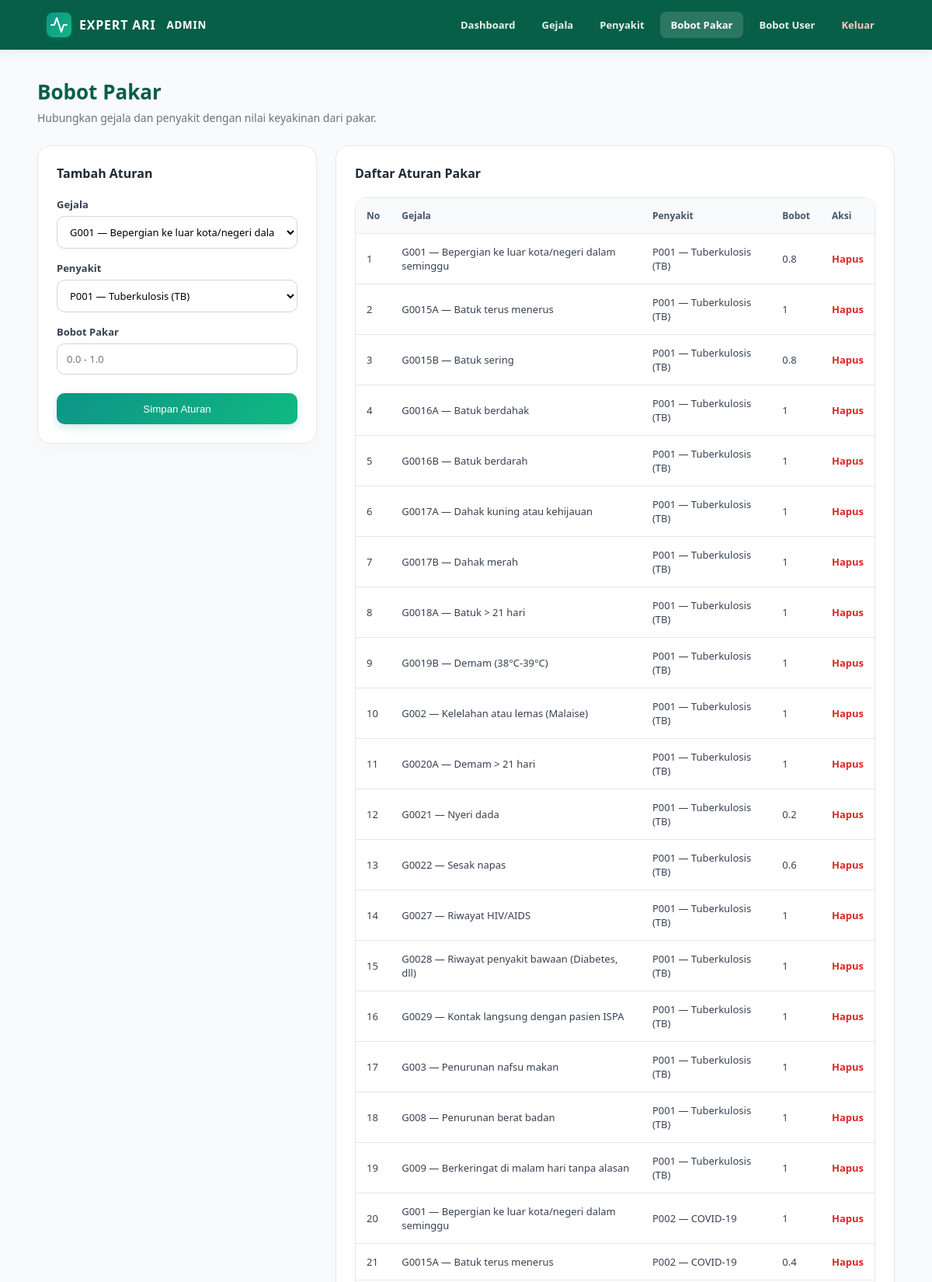
Screenshot of /admin/bobot_pakar.php (signed in, upper part) with the database file from the repository.
### tables this page shows
CREATE TABLE `bobot_pakar` (
  `id_bobot` int(11) NOT NULL,
  `id_gejala` int(11) DEFAULT NULL,
  `id_penyakit` int(11) DEFAULT NULL,
  `bobot` float DEFAULT NULL
);

CREATE TABLE `gejala` (
  `id_gejala` int(11) NOT NULL,
  `kode_gejala` varchar(10) DEFAULT NULL,
  `nama_gejala` varchar(255) DEFAULT NULL
);

CREATE TABLE `penyakit` (
  `id_penyakit` int(11) NOT NULL,
  `kode_penyakit` varchar(10) DEFAULT NULL,
  `nama_penyakit` varchar(255) DEFAULT NULL
);

### admin/bobot_pakar.php (the view, shortened to what this page needs)
<?php
session_start(); require_once '../koneksi.php'; if (!isset($_SESSION['admin'])) { header('Location: login.php'); exit(); }
require_once 'layout.php'; admin_header('Bobot Pakar'); $gejala=mysqli_query($koneksi,'SELECT * FROM gejala ORDER BY kode_gejala'); $penyakit=mysqli_query($koneksi,'SELECT * FROM penyakit ORDER BY kode_penyakit'); $query=mysqli_query($koneksi,'SELECT bp.*,g.kode_gejala,g.nama_gejala,p.kode_penyakit,p.nama_penyakit FROM bobot_pakar bp JOIN gejala g ON bp.id_gejala=g.id_gejala JOIN penyakit p ON bp.id_penyakit=p.id_penyakit ORDER BY p.kode_penyakit,g.kode_gejala');
?>
<main class="container">
    <div class="page-heading">
        <div>
            <h1>Bobot Pakar</h1>
            <p class="subtitle">Hubungkan gejala dan penyakit dengan nilai keyakinan dari pakar.</p>
        </div>
    </div>
    <div class="grid">
        <section class="card">
            <h2>Tambah Aturan</h2>
            <form method="post">
                <label for="id_gejala">Gejala</label>
                <select id="id_gejala" name="id_gejala"><?php while($g=mysqli_fetch_assoc($gejala)): ?>
                    <option value="<?= $g['id_gejala'] ?>"><?= htmlspecialchars($g['kode_gejala'].' — '.$g['nama_gejala']) ?></option><?php endwhile; ?>
                </select>
                <label for="id_penyakit">Penyakit</label>
                <select id="id_penyakit" name="id_penyakit"><?php while($p=mysqli_fetch_assoc($penyakit)): ?>
                    <option value="<?= $p['id_penyakit'] ?>"><?= htmlspecialchars($p['kode_penyakit'].' — '.$p['nama_penyakit']) ?></option><?php endwhile; ?>
                </select>
                <label for="bobot">Bobot Pakar</label>
                <input id="bobot" type="number" name="bobot" min="0" max="1" step="0.1" placeholder="0.0 - 1.0" required>
                <button class="btn full" name="simpan">Simpan Aturan</button>
            </form>
        </section>
        <section class="card">
            <h2>Daftar Aturan Pakar</h2>
            <div class="table-wrap">
                <table>
                    <thead><tr>
                        <th>No</th>
                        <th>Gejala</th>
                        <th>Penyakit</th>
                        <th>Bobot</th>
                        <th>Aksi</th>
                    </tr>
                </thead>
                <tbody><?php $no=1; while($data=mysqli_fetch_assoc($query)): ?>
                    <tr><td><?= $no++ ?></td>
                    <td><?= htmlspecialchars($data['kode_gejala'].' — '.$data['nama_gejala']) ?></td>
                    <td><?= htmlspecialchars($data['kode_penyakit'].' — '.$data['nama_penyakit']) ?></td>
                    <td><?= htmlspecialchars($data['bobot']) ?></td>
                    <td><a class="action-delete" href="bobot_pakar.php?hapus=<?= $data['id_bobot'] ?>" onclick="return confirm('Hapus aturan ini?')">Hapus</a>
                </td>
            </tr><?php endwhile; ?>
        </tbody>
    </table>
</div>
</section>
</div>
</main>

### admin/style.css (style rules this page uses)
:root { --emerald-dark: #065f46; --teal-primary: #0d9488; --mint-light: #f0fdf4; --soft-bg: #f8fafc; --text-main: #1f2937; --text-muted: #6b7280; --danger: #dc2626; }
* { box-sizing: border-box; }
body { margin: 0; background: var(--soft-bg); color: var(--text-main); font-family: "Segoe UI", Tahoma, Geneva, Verdana, sans-serif; }
.container { width: min(1120px, 92%); margin: 36px auto; }
.page-heading { display: flex; justify-content: space-between; align-items: flex-end; gap: 20px; margin-bottom: 26px; }
h1 { margin: 0; font-size: 26px; color: var(--emerald-dark); font-weight: 800; }
.subtitle { margin: 6px 0 0; color: var(--text-muted); font-size: 14px; }
.grid { display: grid; grid-template-columns: minmax(280px, 360px) 1fr; gap: 24px; align-items: start; }
.card { padding: 24px; border: 1px solid #e5e7eb; border-radius: 16px; background: #fff; box-shadow: 0 10px 25px rgba(6, 95, 70, 0.02); }
.card h2 { margin: 0 0 20px; font-size: 16px; color: var(--text-main); font-weight: 700; }
label { display: block; margin: 16px 0 6px; color: #374151; font-size: 13px; font-weight: 700; }
input, select { width: 100%; padding: 10px 12px; border: 1px solid #d1d5db; border-radius: 10px; background: #fff; font: inherit; font-size: 13px; transition: all 0.2s ease; }
.btn { display: inline-flex; justify-content: center; align-items: center; min-height: 40px; padding: 9px 18px; border: 0; border-radius: 10px; background: linear-gradient(135deg, var(--teal-primary), #10b981); color: #fff; text-decoration: none; font: 600 13px inherit; cursor: pointer; box-shadow: 0 4px 12px rgba(13, 148, 136, 0.2); transition: all 0.2s ease; }
.btn.full { width: 100%; margin-top: 24px; }
.table-wrap { overflow: auto; border: 1px solid #e5e7eb; border-radius: 14px; box-shadow: 0 4px 12px rgba(0, 0, 0, 0.01); }
table { width: 100%; border-collapse: collapse; min-width: 520px; font-size: 13px; background: #fff; }
th { padding: 14px; background: #f8fafc; color: #475569; text-align: left; font-size: 12px; font-weight: 700; border-bottom: 1px solid #e5e7eb; }
td { padding: 14px; border-top: 1px solid #e5e7eb; vertical-align: middle; color: #374151; }
.action-delete { color: var(--danger); font-weight: 700; text-decoration: none; }

### rows the page displays
bobot_pakar: id_gejala.nama_gejala "G001 — Bepergian ke luar kota/negeri dalam seminggu", id_penyakit.nama_penyakit "P001 — Tuberkulosis (TB)", bobot "0.8"
bobot_pakar: id_gejala.nama_gejala "G0015A — Batuk terus menerus", id_penyakit.nama_penyakit "P001 — Tuberkulosis (TB)", bobot "1"
bobot_pakar: id_gejala.nama_gejala "G0015B — Batuk sering", id_penyakit.nama_penyakit "P001 — Tuberkulosis (TB)", bobot "0.8"
bobot_pakar: id_gejala.nama_gejala "G0016A — Batuk berdahak", id_penyakit.nama_penyakit "P001 — Tuberkulosis (TB)", bobot "1"
bobot_pakar: id_gejala.nama_gejala "G0016B — Batuk berdarah", id_penyakit.nama_penyakit "P001 — Tuberkulosis (TB)", bobot "1"
bobot_pakar: id_gejala.nama_gejala "G0017A — Dahak kuning atau kehijauan", id_penyakit.nama_penyakit "P001 — Tuberkulosis (TB)", bobot "1"
bobot_pakar: id_gejala.nama_gejala "G0017B — Dahak merah", id_penyakit.nama_penyakit "P001 — Tuberkulosis (TB)", bobot "1"
bobot_pakar: id_gejala.nama_gejala "G0018A — Batuk > 21 hari", id_penyakit.nama_penyakit "P001 — Tuberkulosis (TB)", bobot "1"
bobot_pakar: id_gejala.nama_gejala "G0019B — Demam (38°C-39°C)", id_penyakit.nama_penyakit "P001 — Tuberkulosis (TB)", bobot "1"
bobot_pakar: id_gejala.nama_gejala "G002 — Kelelahan atau lemas (Malaise)", id_penyakit.nama_penyakit "P001 — Tuberkulosis (TB)", bobot "1"
bobot_pakar: id_gejala.nama_gejala "G0020A — Demam > 21 hari", id_penyakit.nama_penyakit "P001 — Tuberkulosis (TB)", bobot "1"
bobot_pakar: id_gejala.nama_gejala "G0021 — Nyeri dada", id_penyakit.nama_penyakit "P001 — Tuberkulosis (TB)", bobot "0.2"
bobot_pakar: id_gejala.nama_gejala "G0022 — Sesak napas", id_penyakit.nama_penyakit "P001 — Tuberkulosis (TB)", bobot "0.6"
bobot_pakar: id_gejala.nama_gejala "G0027 — Riwayat HIV/AIDS", id_penyakit.nama_penyakit "P001 — Tuberkulosis (TB)", bobot "1"
bobot_pakar: id_gejala.nama_gejala "G0028 — Riwayat penyakit bawaan (Diabetes, dll)", id_penyakit.nama_penyakit "P001 — Tuberkulosis (TB)", bobot "1"
bobot_pakar: id_gejala.nama_gejala "G0029 — Kontak langsung dengan pasien ISPA", id_penyakit.nama_penyakit "P001 — Tuberkulosis (TB)", bobot "1"
bobot_pakar: id_gejala.nama_gejala "G003 — Penurunan nafsu makan", id_penyakit.nama_penyakit "P001 — Tuberkulosis (TB)", bobot "1"
bobot_pakar: id_gejala.nama_gejala "G008 — Penurunan berat badan", id_penyakit.nama_penyakit "P001 — Tuberkulosis (TB)", bobot "1"
bobot_pakar: id_gejala.nama_gejala "G009 — Berkeringat di malam hari tanpa alasan", id_penyakit.nama_penyakit "P001 — Tuberkulosis (TB)", bobot "1"
bobot_pakar: id_gejala.nama_gejala "G001 — Bepergian ke luar kota/negeri dalam seminggu", id_penyakit.nama_penyakit "P002 — COVID-19", bobot "1"
bobot_pakar: id_gejala.nama_gejala "G0015A — Batuk terus menerus", id_penyakit.nama_penyakit "P002 — COVID-19", bobot "0.4"

### other values shown
$label "Dashboard"
$label "Gejala"
$label "Penyakit"
$label "Bobot Pakar"
$label "Bobot User"
form field id_gejala "G001 — Bepergian ke luar kota/negeri dalam seminggu"
form field id_penyakit "P001 — Tuberkulosis (TB)"
